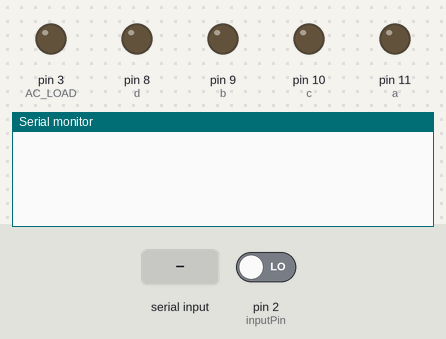
The sketch below on a simulated Arduino Uno, built with avr-gcc and run on an emulated ATmega328P. Parts: output pins drawn as LEDs (lit = HIGH), the last lines printed to the serial monitor. Inputs (shaded band) come from the test bench; at power-on: pin 2 (inputPin) LOW.

Above: at 1.2 s.
1.3 s: "a" received over Serial
At 2.0 s:
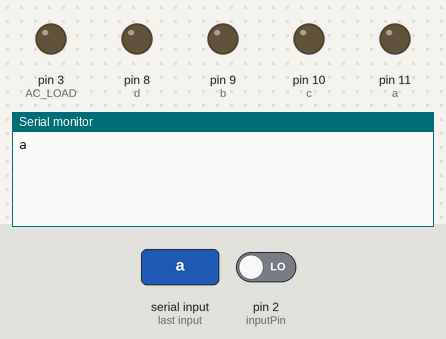
2.8 s: "n" received over Serial
At 3.1 s:
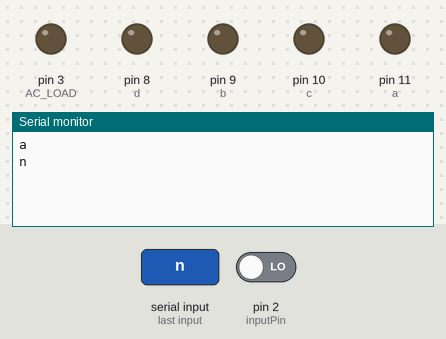
4.3 s: "f" received over Serial
At 5.5 s:
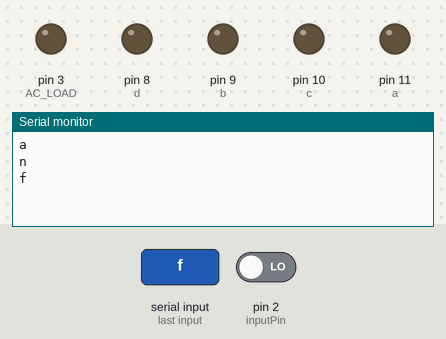

The sketch:

serial_test4.ino
```cpp
String readString;
int a=11;
int b=9;
int c=10;
int d=8;
int state;
int flag=0;
int stateStop=0;
int ahu,bhu,chu,dhu;

int inputPin = 2;
int pirState = LOW;
int val = 0;
int human=0;


#define CORRECTION 700

int AC_LOAD = 3;    // Output to Opto Triac pin. That means connect RLY pin to Arduino Uno's pin number 3.
int dimming = 85;  // Dimming level (0-128)  0 = ON, 128 = OFF
int incomingByte;   // for incoming serial data


void setup() {
  Serial.begin(115200);

   pinMode(inputPin, INPUT);

     pinMode(a, OUTPUT);
     pinMode(b, OUTPUT);
     pinMode(c, OUTPUT);
     pinMode(d, OUTPUT);
   pinMode(AC_LOAD, OUTPUT);// Set AC Load pin as output
  attachInterrupt(0, zero_crosss_int, RISING);
}


void zero_crosss_int()  //function to be fired at the zero crossing to dim the light
{
  int dimtime = (95*dimming);    // For 60Hz =>65
  delayMicroseconds(dimtime+CORRECTION);    // Wait till firing the TRIAC
  digitalWrite(AC_LOAD, HIGH);   // Fire the TRIAC
  delayMicroseconds(10);         // triac On propogation delay
         // (for 60Hz use 8.33) Some Triacs need a longer period
  digitalWrite(AC_LOAD, LOW);    // No longer trigger the TRIAC (the next zero crossing will swith it off) TRIAC
}


void loop() {

  while (Serial.available()) {
   delay(1);

    char c = Serial.read();
    if (c == ',') {
      flag=0;
      break;
    }
    readString += c;
  }

val = digitalRead(inputPin);
  if (val == HIGH) {
    if (pirState == LOW) {
      human=1;
      pirState = HIGH;
    }
  } else {
    if (pirState == HIGH){
      human=0;
      pirState = LOW;
    }
  }

 if (readString[0] == 'a') {

       if (readString[2] == 'n')
       {
       digitalWrite(a, HIGH);
       }
       if (readString[2] == 'f')
       {
       digitalWrite(a, LOW);
       }
       if (readString[2] == 'u')
       {
       ahu=1;
       }

    }


  if (readString.length() >0) {
    Serial.println(readString);

    readString="";
  }
}
```

Measured:
- after the input at 1.3 s, the serial monitor: prints a new line at once (image 1)
- after the input at 2.8 s, the serial monitor: prints a new line at once (image 2)
- after the input at 4.3 s, the serial monitor: prints a new line at once (image 3)
